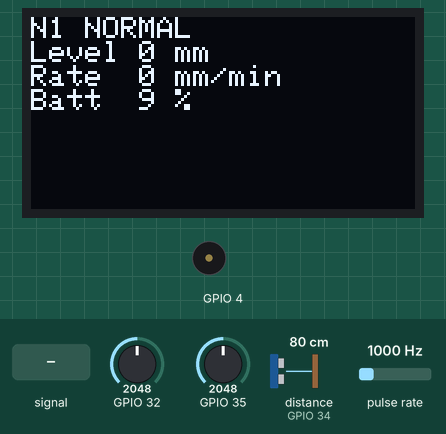
This sketch was run on a simulated ESP32. Shown: 128×64 one-colour display, buzzer (waves = sounding). Wiring (inferred from the names in the program): ultrasonic range finder: trigger GPIO 25; echo GPIO 34; pulse sensor: data GPIO 27. The inputs (shaded band) are chosen by the test bench; at power-on: GPIO 32 = 2048, GPIO 35 = 2048, distance to the obstacle (sensor on GPIO 34) 80 cm, pulse rate 1000 Hz. The echo pulse lasts 58.3 µs per cm; random numbers use the default seed unless the sketch sets one; no radio packets arrive unless stated; what the sketch prints to the serial monitor is not drawn. At 2.3 s the program puts the board to deep sleep or switches it off; the recording ends there.

Above: at 2.2 s.
2.3 s: GPIO 32 fed a 200 Hz sine of ±1842 counts around its level
Timing chart, 0 to 2.3 s (numbered marks = the images above; inputs shaded):
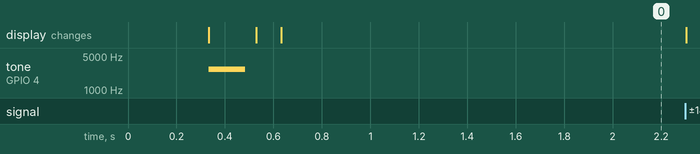

The sketch:

node.ino
```cpp
// EEE 416 Storm-Drain Network: field node firmware
// Group 03, Section A1.
//
// Design review response, implemented here:
//  - sampling and reporting cadence adapt to state and rainfall
//  - the node deep sleeps between samples while the site is dry
//  - the OLED is powered down unless something is happening
//  - transmissions carry randomised jitter to break repeating collisions
//  - a node built WITHOUT its own rain plate opens a receive window after each
//    transmission, so even a sleeping one can be told about rainfall. Every
//    node ships with a plate now, so that window is off by default
#include <Arduino.h>
#include "config.h"
#include "sensor_level.h"
#include "sensor_rain.h"
#include "status_engine.h"
#include "beacon.h"
#include "lora_tx.h"
#include "lora_rx.h"
#include "ui_local.h"
#include "power.h"
#include "abs_clock.h"
#include "watchdog.h"

// Step tracing through setup(). On by default: it costs a few bytes and a few
// milliseconds, and without it a board that hangs during init produces no
// output at all, which is the hardest possible thing to diagnose. The first
// bench bring-up of this project hung somewhere in setup and the log showed
// nothing but watchdog resets.
#define TRACE_SETUP 1
#if TRACE_SETUP
  #define STEP(msg) do { Serial.print("  ... "); Serial.println(msg); Serial.flush(); } while (0)
#else
  #define STEP(msg) do {} while (0)
#endif
#include <esp_sleep.h>

// State that must survive deep sleep lives in RTC memory. Deep sleep restarts
// the sketch, so anything else is reset on every wake.
RTC_DATA_ATTR static uint32_t bootCount = 0;
RTC_DATA_ATTR static uint64_t lastReportMs = 0;       // absolute clock
// Published and observed state are now a (severity, trend) pair. They are
// compared as the packed byte, which is exactly what goes on the air, so a
// change that the gateway would not see never counts as a change here either.
RTC_DATA_ATTR static uint8_t  lastPublished = 0;   // engine_pack of SEV_NORMAL/TR_STEADY
RTC_DATA_ATTR static uint8_t  lastObserved  = 0;
RTC_DATA_ATTR static uint64_t lastChangeMs = 0;
RTC_DATA_ATTR static uint64_t lastTxAttemptMs = 0;
RTC_DATA_ATTR static bool     lastTxFailed = false;

unsigned long tSample = 0;   // within one wake cycle only

static uint64_t stable_elapsed(uint64_t now, uint64_t then) {
  return now >= then ? now - then : 0;
}

static uint64_t report_elapsed(uint64_t now, uint64_t then) {
  // A retained timestamp ahead of the recovered absolute clock means the RTC
  // state was inconsistent (for example after reflashing). Force a heartbeat
  // instead of waiting for a 64-bit underflow to wrap around again.
  return now >= then ? now - then : UINT64_MAX;
}

static void do_sample_and_maybe_report(bool forceReport) {
  int level   = level_read_mm();
  int rate    = level_rate_mm_min();
  RainInput rain = rain_get();
  uint8_t batt = power_battery_pct();

  // Nothing has ever come back from the sensor: unplugged, miswired, or
  // submerged since power on. There is no level to reason about, and feeding
  // the engine a stand-in is worse than staying quiet, because the engine
  // cannot tell an invented reading from a measured one. Held at any value at
  // or above LEVEL_HIGH_MM with no rain it publishes BLOCKAGE about twenty
  // minutes later, which is a maintenance callout to a named drain generated
  // from no data at all.
  //
  // Staying silent is the honest signal. The gateway calls the node offline
  // after NODE_TIMEOUT_MS and raises node_offline, which is true: this node is
  // not reporting. The watchdog is still fed, because the firmware is working
  // correctly; it is the hardware that is not. The node retries every cycle
  // and starts reporting the moment a real echo arrives.
  if (!level_last_sample_valid()) {
    Serial.println("no reliable ultrasonic sample: check wiring, 5V rail, "
                   "mounting/dead zone and the 20 us trigger; report withheld");
    EngineOut held = engine_current();
    uint64_t now_ms = clock_now_ms();
    ui_set_power(power_oled_on(engine_attention(held),
                               stable_elapsed(now_ms, lastChangeMs)));
    ui_show(level_have_reading() ? level_last_mm() : 0, 0, held, batt);
    wdt_work_completed();
    return;
  }

  // The engine takes no rain input at all any more. A node can measure that
  // water is not going down; it cannot measure why. The gateway turns that
  // measurement into a blockage verdict, because it has every node's rain plate,
  // the forecast and the shape of the event across all three sites, and the
  // last of those is the one no node can ever see. See gateway/blockage.h.
  //
  // This node's own plate is still read, still transmitted and still drives the
  // sampling cadence. It simply no longer gates the recession rule. Gating it
  // here would suppress the stall during rain, which is exactly when a blocked
  // drain matters, and the gateway would never get to compare one stalled drain
  // against two that are draining in the same downpour.
  EngineOut st = engine_update(level, rate);
  uint8_t packed = engine_pack(st);

  uint64_t now_ms = clock_now_ms();
  if (packed != lastObserved) {
    lastChangeMs = now_ms;
    lastObserved = packed;
  }

  // Severity only. The trend never reaches the beacon, by design.
  beacon_set(st.severity);
  ui_set_power(power_oled_on(engine_attention(st),
                             stable_elapsed(now_ms, lastChangeMs)));
  ui_show(level, rate, st, batt);

  // Compute the send decision BEFORE printing it. The print used to test
  // (forceReport || packed != lastPublished) while the send tested that AND the
  // retry back-off, so after a failed transmission the serial line claimed a
  // transmission that never happened. Exactly the shape of the rain flag bug:
  // a line reporting a different expression from the one that acts.
  bool stateNeedsPublication = (packed != lastPublished);
  bool retryAllowed = !lastTxFailed ||
      report_elapsed(now_ms, lastTxAttemptMs) >= (uint64_t)TX_FAILURE_RETRY_MS;
  bool willSend = (forceReport || stateNeedsPublication) && retryAllowed;

#if BRINGUP_MODE
  {
    // Words rather than numbers. sev=2 trend=3 made you hold a key in your head
    // to read your own log, and the combined state word already carries both,
    // so printing all three was redundant as well as cryptic.
    Serial.printf("sample: level=%dmm rate=%d rain=%s  %s%s\n",
                  level, rate, rain.raining ? "wet" : "dry",
                  engine_label(st),
                  willSend ? "   -> TRANSMITTING" : "");
  }
#endif

  // The sample cycle completed, so the node is genuinely doing its job. This
  // is the only place the watchdog is fed.
  wdt_work_completed();

  if ((forceReport || stateNeedsPublication) && retryAllowed) {
    lastTxAttemptMs = now_ms;
    lora_tx_jitter();
    if (lora_send_report(level, rate, rain, st, batt)) {
#if NODE_EXPECTS_GW_REPLY
      // Only a plate-less node has anything to wait for here. This used to run
      // unconditionally, holding the receiver on for 1500 ms after every report
      // for a reply the gateway no longer sends and this node would not read.
      lora_rx_window(RX_WINDOW_MS);      // catch the gateway rainfall reply
#endif
      lastReportMs = clock_now_ms();
      lastPublished = packed;
      lastTxFailed = false;
    } else {
      lastTxFailed = true;
      Serial.println("report not published; state remains pending for retry");
    }
  }
}

void setup() {
  Serial.begin(115200);
  delay(300);                          // let the host attach before we talk
  Serial.println();
  Serial.println("=== node boot ===");
  Serial.flush();
  clock_begin();
  bootCount++;
  wdt_begin();                        // arm before anything can hang
  esp_sleep_wakeup_cause_t cause = esp_sleep_get_wakeup_cause();
  bool timerWake = (cause == ESP_SLEEP_WAKEUP_TIMER);
#if BRINGUP_MODE
  Serial.println();
  Serial.println("=====================================================");
  Serial.printf ("  BRING-UP MODE, node %d.  Sampling every 2 s,\n", NODE_ID);
  Serial.println("  reporting every 10 s, deep sleep disabled.");
  Serial.println("  Set BRINGUP_MODE to 0 in config.h for real use.");
  Serial.println("=====================================================");
#endif
  if (wdt_was_watchdog_reset()) {
    Serial.printf("RECOVERED from %s, reset count %lu\n",
                  wdt_last_reset_reason(), (unsigned long)wdt_reset_count());
  }
  STEP("power");
  power_init();
  power_note_boot(!timerWake);
  STEP("display");
  ui_init();
  if (timerWake) ui_set_power(false);  // do not flash the OLED on every dry wake
  STEP("ultrasonic");
  level_init();
  STEP("rain sensor");
  rain_init();
  STEP("beacon and buzzer");
  beacon_init();
  STEP("LoRa radio");
  lora_init();
  lora_rx_listen();

  if (!timerWake) {
    STEP("splash");
    ui_splash();                        // cold boot: show the installer a splash
    lastChangeMs = clock_now_ms();
  }

  // After a timer wake the node has one job: sample, decide, report if due.
  //
  // "If due" is the point. This used to force a report on every wake, which
  // meant REPORT_DRY_MS was never consulted on the sleeping path, and the
  // sleeping path is every dry cycle. The documented 15 minute dry heartbeat
  // was therefore actually a 60 second one: fifteen times the intended airtime,
  // and it contradicted the cadence table the power budget is built on. Any
  // state change still transmits immediately, because do_sample_and_maybe_report
  // reports on escalation regardless of what is passed here.
  tSample = millis();
  if (timerWake) {
    Attention att_prev = engine_sampling_attention();
    RainInput rain_prev = rain_get();
    uint64_t now_ms = clock_now_ms();
    uint64_t since_report_ms = report_elapsed(now_ms, lastReportMs);
    uint64_t stable_ms = stable_elapsed(now_ms, lastChangeMs);
    bool due = since_report_ms >=
               power_report_interval(att_prev, rain_prev.raining, stable_ms);
    do_sample_and_maybe_report(due);
  } else {
    // COLD BOOT: sample and report immediately, unconditionally.
    //
    // Without this a freshly flashed or freshly installed node takes its first
    // sample after SAMPLE_DRY_MS and then does not transmit until REPORT_DRY_MS,
    // so it is silent for fifteen minutes. An installer standing at a site has
    // no way to tell whether the node works, and on the bench it looks broken.
    //
    // A boot is also genuinely worth reporting: it tells the gateway the node
    // exists, gives the offline detector a baseline, and after the watchdog
    // recovery above it says the node came back.
    STEP("first sample and report");
    do_sample_and_maybe_report(true);
  }
  STEP("setup complete, entering loop");
}

void loop() {
  unsigned long now = millis();
  Attention att = engine_sampling_attention();
  RainInput rain = rain_get();

  uint64_t stable_ms = stable_elapsed(clock_now_ms(), lastChangeMs);
  unsigned long sampleInterval = power_sample_interval(att, rain.raining, stable_ms);
  if (now - tSample >= sampleInterval) {
    tSample = now;
    uint64_t since_report_ms = report_elapsed(clock_now_ms(), lastReportMs);
    bool due = since_report_ms >= power_report_interval(att, rain.raining, stable_ms);
    do_sample_and_maybe_report(due);

    // The sample may have changed the debounce candidate, published state or
    // rain input. Recompute the idle cadence before deciding to feed/sleep.
    att = engine_sampling_attention();
    rain = rain_get();
    stable_ms = stable_elapsed(clock_now_ms(), lastChangeMs);
    sampleInterval = power_sample_interval(att, rain.raining, stable_ms);
  }

  // Feed from the loop as well, but only while the node is genuinely idle and
  // waiting for the next sample. Without this the watchdog fires during the
  // long dry interval, when nothing is wrong. The guard matters: if a sample
  // cycle itself hangs, tSample stops advancing, this branch stops being taken
  // and the watchdog still does its job.
  if ((unsigned long)(millis() - tSample) < sampleInterval) {
    wdt_idle_alive();
  }

  lora_rx_poll();
  power_poll();

  // Drive the local warning on every pass, not once per sample cycle.
  //
  // beacon_set() generates two time-based patterns from millis(): the ELEVATED
  // caution blink, which toggles every 500 ms and so runs at 1 Hz, and the
  // buzzer chirp of 150 ms twice inside every 10 s. Both key on SEVERITY, which
  // is the depth, not on the trend. Both are computed at the instant of the
  // call and the pin then holds that value until the next call, so calling it
  // only from the sample cycle aliases both patterns against the sample rate.
  //
  // SAMPLE_EVENT_MS is 5000 and the chirp pattern repeats every 10000, which
  // is exactly synchronous: the call lands on the same two phases forever. In
  // measurement, the buzzer held HIGH for 300 s out of every 600 rather than
  // the intended 18, a 50 percent duty cycle, which is the continuous tone the
  // chirp pattern exists to avoid and roughly sixteen times the energy. The
  // blink changed state once in ten minutes, so the LED simply looked stuck.
  //
  // This is cheap: two digitalWrite calls on a loop that has no delay in it.
  beacon_set(engine_current().severity);

  // While the site is dry there is nothing to watch, so sleep the controller
  // until the next sample is due. This is what makes the solar budget close.
  att = engine_sampling_attention();
  rain = rain_get();
  stable_ms = stable_elapsed(clock_now_ms(), lastChangeMs);
  if (power_may_sleep(att, engine_current().stalled, rain.raining, stable_ms)) {
    unsigned long interval = power_sample_interval(att, rain.raining, stable_ms);
    unsigned long elapsed  = millis() - tSample;
    if (interval > elapsed + DEEP_SLEEP_MIN_MS) {
      unsigned long sleep_ms = interval - elapsed;
      ui_set_power(false);
      Serial.printf("sleeping %lu ms (boot %lu)\n", sleep_ms, (unsigned long)bootCount);
      Serial.flush();
      wdt_disarm();                           // planned sleep is not a fault
      clock_note_sleep((uint32_t)sleep_ms);   // must precede the sleep call
      esp_sleep_enable_timer_wakeup((uint64_t)sleep_ms * 1000ULL);
      esp_deep_sleep_start();           // does not return; setup() runs on wake
    }
  }
}
```

abs_clock.h
```cpp
#ifndef ABS_CLOCK_H
#define ABS_CLOCK_H
#include <stdint.h>

// Absolute millisecond clock that survives deep sleep.
//
// Why this exists: both millis() and esp_timer_get_time() restart from zero
// when the ESP32 wakes from deep sleep. The Espressif documentation states this
// explicitly for esp_timer ("upon wakeup from deep sleep, the initialization
// timer restarts from zero"), and deep sleep is a full restart of the sketch.
// Our recession window can span many sleep cycles, so it cannot be timed on
// either of them.
//
// The fix is an accumulator held in RTC memory, which does survive deep sleep.
// Call clock_note_sleep(ms) immediately before esp_deep_sleep_start() and the
// accumulator absorbs both the elapsed wake time and the planned sleep time.
void     clock_begin();                // call once, before the first clock read
uint64_t clock_now_ms();               // ms since first power on, across sleeps
void     clock_note_sleep(uint32_t sleep_ms);
#endif
```

lora_rx.cpp
```cpp
#include <Arduino.h>
#include <LoRa.h>
#include "config.h"
#include "lora_rx.h"
#include "lora_tx.h"
#include "sensor_rain.h"
#include "beacon.h"

// Downlink broadcast, 5 bytes: BCAST_ID, rain_flag, forecast_mm_x10 hi, lo, checksum(XOR)
static void parse(int n) {
  if (n != 5) { while (LoRa.available()) LoRa.read(); return; }
  // read() returns -1 if the FIFO underruns, which would be stored as 0xFF and
  // could coincidentally satisfy the checksum. Check availability explicitly.
  uint8_t p[5];
  for (int i = 0; i < 5; i++) {
    int v = LoRa.read();
    if (v < 0) return;                          // short frame, discard
    p[i] = (uint8_t)v;
  }
  uint8_t c = 0; for (int i = 0; i < 4; i++) c ^= p[i];
  if (p[0] != BCAST_ID || c != p[4]) return;
  uint16_t fc = ((uint16_t)p[2] << 8) | p[3];
  // Written as a comparison rather than min<uint16_t>(). Arduino cores define
  // min as a preprocessor macro on some versions, and a macro cannot take an
  // explicit template argument, so min<uint16_t>(a, b) is a compile error there.
  rain_set_broadcast(p[1] != 0, (uint8_t)(fc > 255u ? 255u : fc));
}

void lora_rx_listen() { if (lora_radio_up()) LoRa.receive(); }

void lora_rx_poll() {
  if (!lora_radio_up()) return;
  int n = LoRa.parsePacket();
  if (n > 0) parse(n);
}

void lora_rx_window(unsigned long ms) {
  if (!lora_radio_up()) return;
  unsigned long t0 = millis();
  // Drive the beacon and buzzer through the wait. This loop runs for
  // RX_WINDOW_MS with nothing else touching those pins, which is long enough
  // to hold a 2 Hz caution blink at one level for the whole window.
  while (millis() - t0 < ms) { lora_rx_poll(); beacon_tick(); yield(); }
}
```

lora_rx.h
```cpp
#ifndef LORA_RX_H
#define LORA_RX_H
void lora_rx_listen();               // put radio back into continuous receive
void lora_rx_window(unsigned long ms); // short blocking listen after a TX
void lora_rx_poll();                 // parse a pending gateway broadcast, if any
#endif
```

lora_tx.h
```cpp
#ifndef LORA_TX_H
#define LORA_TX_H
#include "sensor_rain.h"
#include "status_engine.h"
void lora_init();

// False if the radio never came up. Callers must not block on a dead radio.
bool lora_radio_up();
void lora_tx_jitter();
// True only after an over-air attempt completed with the SX127x TxDone flag.
// Callers use this to avoid recording a failed attempt as a published state.
bool lora_send_report(int level_mm, int rate_mm_min, RainInput rain,
                      const EngineOut& st, uint8_t battery_pct);
#endif
```

Source omitted: abs_clock.cpp (4306 bytes), beacon.cpp (5589 bytes), beacon.h (3090 bytes), lora_tx.cpp (5016 bytes), power.cpp (6828 bytes), power.h (1047 bytes), sensor_level.cpp (4922 bytes), sensor_level.h (741 bytes), sensor_rain.cpp (4315 bytes), sensor_rain.h (1208 bytes), status_engine.cpp (13549 bytes), status_engine.h (5144 bytes) and 5 more

Measured:
- after the input at 2.3 s, every drawn part: stays the same
